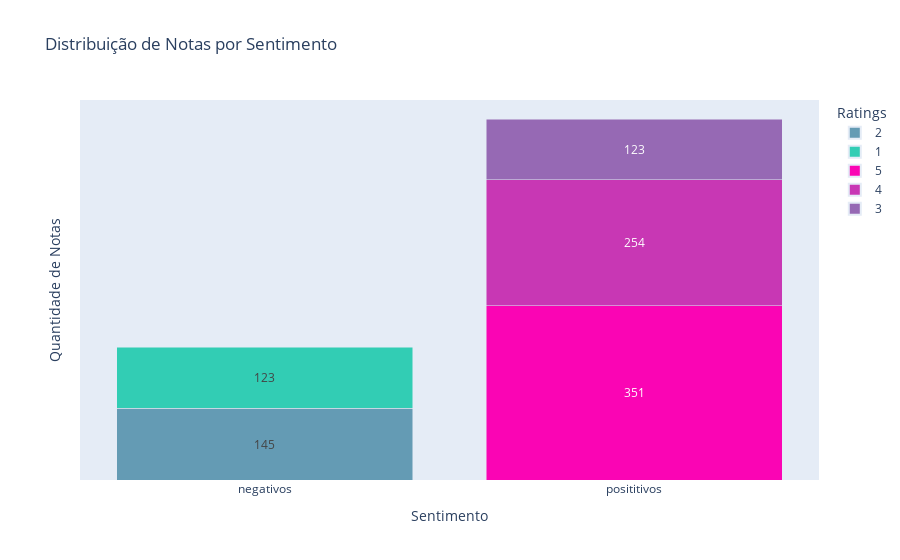

Notebook code cell kept with this figure:
### Code cell
import plotly.graph_objects as go

# Contagem das ocorrências de Ratings para cada Sentiment Label
df_grouped = df.groupby("Sentiment Label")["Ratings"].value_counts().reset_index(name="count")

# Criando o gráfico de barras
fig = go.Figure()

# Adicionando os traços para cada Rating
ratings = df_grouped['Ratings'].unique()
for rating in ratings:
    df_rating = df_grouped[df_grouped['Ratings'] == rating]
    fig.add_trace(go.Bar(
        x=df_rating['Sentiment Label'],  # Sentimento
        y=df_rating['count'],  # Contagem das notas
        name=f"{rating}",  # Nome da legenda
        marker=dict(color=f'rgba({rating * 50}, {255 - rating * 50}, 180, 20.16)'),  # Cor para cada rating
        text=df_rating['count'],  # Corrigindo para que o 'text' seja a contagem do rating atual
        textposition='inside',  # Colocando os valores dentro da barra
        insidetextanchor='middle',  # Centralizando o texto dentro das barras

    ))

# Ajustando o layout para exibir as barras corretamente
fig.update_layout(
    title="Distribuição de Notas por Sentimento",
    xaxis_title="Sentimento",
    yaxis_title="Quantidade de Notas",
    barmode="stack",  # Empilhamento das barras
    legend=dict(
        traceorder='normal',
        itemsizing='constant',  # Mantém o tamanho consistente na legenda
        title="Ratings"
    ),
    xaxis=dict(
        tickmode='array',
        tickvals=[0, 1],  # Exibe apenas os valores 0 e 1 no eixo X
        ticktext=['negativos', 'posititivos']  # Personalização dos rótulos no eixo X
    ),
    yaxis=dict(
         showgrid=False,  # Remove a grade (linhas horizontais)
        zeroline=False,  # Remove a linha do zero
        showticklabels=False  # Remove os rótulos d
    )
)

# Exibindo o gráfico
fig.show()

### Figure 1 — Plotly figure (JSON) as saved in the notebook; plotly's stock layout.template omitted (floating-point values rounded to 4 significant figures)
{"data": [{"insidetextanchor": "middle", "marker": {"color": "rgba(100, 155, 180, 20.16)"}, "name": "2", "text": [145], "textposition": "inside", "type": "bar", "x": [0], "y": [145]}, {"insidetextanchor": "middle", "marker": {"color": "rgba(50, 205, 180, 20.16)"}, "name": "1", "text": [123], "textposition": "inside", "type": "bar", "x": [0], "y": [123]}, {"insidetextanchor": "middle", "marker": {"color": "rgba(250, 5, 180, 20.16)"}, "name": "5", "text": [351], "textposition": "inside", "type": "bar", "x": [1], "y": [351]}, {"insidetextanchor": "middle", "marker": {"color": "rgba(200, 55, 180, 20.16)"}, "name": "4", "text": [254], "textposition": "inside", "type": "bar", "x": [1], "y": [254]}, {"insidetextanchor": "middle", "marker": {"color": "rgba(150, 105, 180, 20.16)"}, "name": "3", "text": [123], "textposition": "inside", "type": "bar", "x": [1], "y": [123]}], "layout": {"barmode": "stack", "legend": {"itemsizing": "constant", "title": {"text": "Ratings"}, "traceorder": "normal"}, "title": {"text": "Distribuição de Notas por Sentimento"}, "xaxis": {"tickmode": "array", "ticktext": ["negativos", "posititivos"], "tickvals": [0, 1], "title": {"text": "Sentimento"}}, "yaxis": {"showgrid": false, "showticklabels": false, "title": {"text": "Quantidade de Notas"}, "zeroline": false}}}
